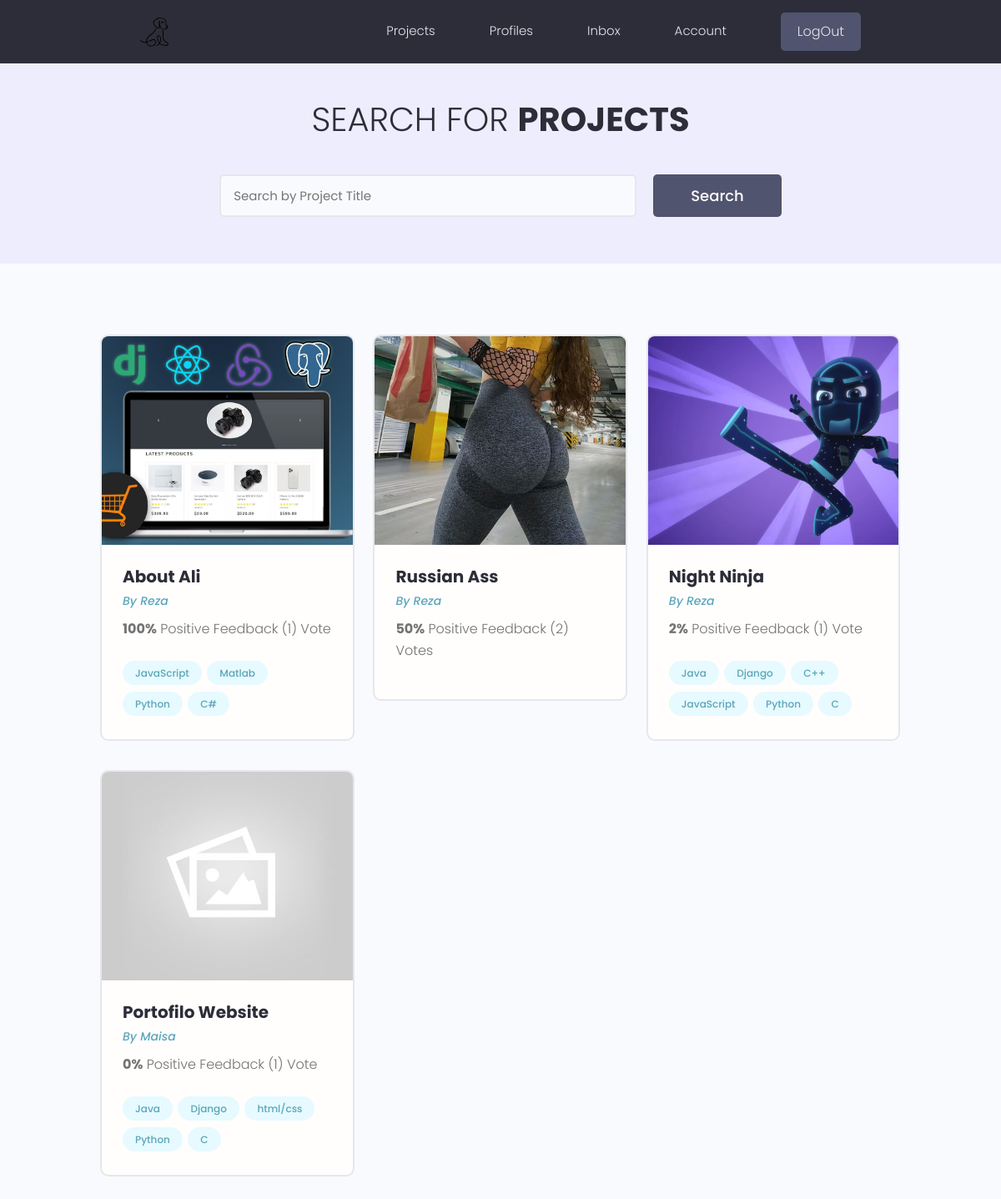
Screenshot of /project/ (signed in) with the database file from the repository.
### projects/models.py (models this page shows, shortened)
class project(models.Model):
    owner=models.ForeignKey(profile,null=True,blank=True,on_delete=models.SET_NULL)
    title=models.CharField(max_length=200)
    descriptions=models.TextField(blank=True,null=True)
    demo_link=models.CharField(max_length=2000,null=True,blank=True)
    source_link=models.CharField(max_length=2000,null=True,blank=True)
    feuchered_image=models.ImageField(null=True,blank=True,default='default.jpg')
    tags=models.ManyToManyField('Tag', blank=True)
    Vote_total=models.IntegerField(default=0,null=True,blank=True)
    Vote_ratio=models.IntegerField(default=0,null=True,blank=True)
    created=models.DateTimeField(auto_now_add=True)
    id=models.UUIDField(default=uuid.uuid4,unique=True
                        ,primary_key=True,editable=False)
    class Meta:
        ordering=['-Vote_ratio','-Vote_total','title']

class Tag(models.Model):
    name=models.CharField(max_length=200)
    id=models.UUIDField(default=uuid.uuid4,unique=True
                        ,primary_key=True,editable=False)
    def __str__(self):
        return self.name

### users/models.py (models this page shows, shortened)
class profile(models.Model):
    user=models.OneToOneField(User,on_delete=models.CASCADE,null=True,blank=True)
    first_name=models.CharField(max_length=200,blank=True,null=True)
    last_name=models.CharField(max_length=200,blank=True,null=True)
    short_bio=models.CharField(max_length=200,blank=True,null=True)
    username=models.CharField(max_length=200,blank=True,null=True)
    location=models.CharField(max_length=200,blank=True,null=True)
    bio=models.TextField(blank=True,null=True)
    profile_img=models.ImageField(null=True,upload_to='images/profiles',blank=True,default='profiles/user-default.png')
    age=models.IntegerField(default=0,null=True,blank=True)
    email=models.EmailField(max_length=500,null=True,blank=True)
    social_website=models.CharField(max_length=200,blank=True,null=True)
    social_youtube=models.CharField(max_length=200,blank=True,null=True)
    social_linkedin=models.CharField(max_length=200,blank=True,null=True)
    social_twitter=models.CharField(max_length=200,blank=True,null=True)
    social_github=models.CharField(max_length=200,blank=True,null=True)
    created=models.DateTimeField(auto_now_add=True)
    id=models.UUIDField(default=uuid.uuid4,unique=True
                        ,primary_key=True,editable=False)
    class Meta:
        ordering=['created']

### projects/views.py (the view)
# urls.py: path('project/', include('projects.urls')),
def projects(request):
    projects,search_query=searchProjects(request)
    custom_range , projects =paginatePages(request,projects,6)
    content={'projects':projects,'search_query':search_query,'custom_range':custom_range}
    return render(request, 'projects/projects.html',content)

### projects/util.py (called while the page is built)
def paginatePages(request,projects,result):
    page=request.GET.get('page')
    paginator=Paginator(projects,result)
    try:
        projects=paginator.page(page)
    except EmptyPage:
        page=paginator.page_range
        projects=paginator.page(page)
    except PageNotAnInteger:
        page=1
        projects=paginator.page(page)
    leftIndex=(int(page) - 4)
    if leftIndex<1:
        leftIndex=1
    rightIndex=(int(page) + 5)
    if rightIndex>paginator.num_pages:
        rightIndex=paginator.num_pages+1
    custom_range = range(leftIndex,rightIndex)
    return custom_range , projects

def searchProjects(request):
    search_query=''
    if request.GET.get('search_query'):
        search_query=request.GET.get('search_query')
    tags=Tag.objects.filter(name__icontains=search_query)
    projects=project.objects.distinct().filter(
        Q(title__icontains=search_query) |
        Q(descriptions__icontains=search_query)|
        Q(owner__first_name__icontains=search_query)|
        Q(tags__in=tags))
    return projects , search_query

### projects/templates/projects/projects.html (shortened to what this page needs)
{% extends 'main.html' %}
{% block content %}
<main class="Projects">
    <section class="hero-section text-center">
        <div class="container container--narrow">
            <div class="hero-section__box">
                <h2>Search for <span>Projects</span></h2>
            </div>
            <div class="hero-section__search">
                <form id='searchForm' class="form" action="{% url 'Projects' %}" method="get">
                    <div class="form__field">
                        <input class="input input--text" id="formInput#search" type="text" name="search_query"
                            placeholder="Search by Project Title" value="{{search_query}}" />
                    </div>
                    <input class="btn btn--sub btn--lg" type="submit" value="Search" />
                </form>
            </div>
        </div>
    </section>
    <section class="projectsList">
        <div class="container">
            <div class="grid grid--three">
                {% for project in projects %}
                <div class="column">
                    <div class="card project">
                        <a href="{% url 'project' project.id %}" class="project">
                            <img class="project__thumbnail" src="{{project.feuchered_image.url}}" objectfit="cover"; alt="project thumbnail" />
                            <div class="card__body">
                                <h3 class="project__title">{{project.title}}</h3>
                                <p><a class="project__author" href="{% url 'user-profiles' project.owner.id %}">By {{project.owner.first_name}}</a>
                                </p>
                                <p class="project--rating">
                                    <span style="font-weight: bold;">{{project.Vote_ratio}}%</span> Positive
                                    Feedback ({{project.Vote_total}}) Vote{{project.Vote_total|pluralize:"s"}}
                                </p>
                                <div class="project__tags">
                                    {% for tag in project.tags.all %}
                                    <span class="tag tag--pill tag--main">
                                        <small>{{tag}}</small>
                                    </span>
                                    {% endfor %}
                                </div>
                            </div>
                        </a>
                    </div>
                </div>
                {% endfor %}
            </div>
        </div>
    </section>
</main>
{% endblock content %}

### static/styles/app.css (style rules this page uses)
:root { --color-sub: #2d2d39; }
.btn--sub { background-color: var(--color-sub-light); }
.card { border: 2px solid var(--color-light); }
img { width: 100%; }
.hero-section { height: 40vh; display: flex; align-items: center; background-color: var(--color-sub); }
.hero-section__box { margin-bottom: 4rem; }
.hero-section__box > h2, .hero-section__box > h2 > span { font-size: 4rem; color: var(--color-light); line-height: 1.3; text-transform: uppercase; }
.hero-section__box > h2 { font-weight: 300; }
.hero-section__box > h2 > span { font-weight: 700; }
.hero-section__search > .form { display: flex; align-items: center; justify-content: center; gap: 2rem; }
.hero-section__search > .form input.input--text { width: 50rem; }
.project__author { font-size: 1.4rem; font-style: italic; }
.project--rating { margin-bottom: 1.6em; margin-top: .5em; }
.projects > .hero-section { background: var(--color-sub-lighter); height: 30vh; }
.projects .hero-section__box { margin-bottom: 2.5rem; }
.projects .hero-section__box > h2 { color: var(--color-sub); }
.projects .hero-section__box > h2 > span { font-weight: 700; color: var(--color-sub); }
.projectsList { margin-top: 8rem; }
.project__thumbnail { height: 25rem; object-fit: cover; object-position: top center; }
.project__title { font-size: 2rem; font-weight: 700; color: var(--color-sub); }

### static/uikit/styles/modules/_variables.css (style rules this page uses)
:root { --color-main: #5aa5b9; --color-main-light: #e6faff; --color-sub: #3f4156; --color-sub-light: #51546e; --color-sub-lighter: #ededfd; --color-text: #737373; --color-gray: #8b8b8b; --color-light: #e5e7eb; --color-light-gray: #767676; --color-bg: #f8fafd; --color-white: #fffefd; --color-white-light: #f3f3f3; --color-success: #359e64; --color-success-bg: #def8e8; --color-error: #fc4b0b; --color-error-bg: #fff2ee; --font-base: 'Poppins', arial, helvetica, 'Segoe UI', roboto, ubuntu, sans-serif; --font-monospace: 'Fira Code', 'Courier New', courier, monospace; --font-regular: 300; --font-medium: 500; --font-bold: 700; --generic-shadow: 1px 1px 5px #00000010; --generic-transition: all 0.3s ease-in-out; }

### static/uikit/styles/modules/_base.css (style rules this page uses)
* { margin: 0; padding: 0; box-sizing: border-box; text-rendering: optimizeLegibility; color: inherit; font-size: inherit; }
html { font-size: 50%; }
@media only screen and (min-width: 480px) { html { font-size: 56.25%; } }
@media only screen and (min-width: 1200px) { html { font-size: 62.5%; } }
body { line-height: 1.6; font-weight: 400; font-size: 1.5rem; color: var(--color-text); background-color: var(--color-bg); min-height: 100vh; }

### static/uikit/styles/modules/_typography.css (style rules this page uses)
* { font-family: var(--font-base); }
h2 { font-size: 3.6rem; font-weight: var(--font-bold); }
h3 { font-size: 3.2rem; font-weight: var(--font-medium); }
p, span, strong { font-size: 1.6rem; color: var(--color-text); font-weight: var(--font-regular); }
a { padding-bottom: 2px; text-decoration: none; display: inline-block; color: var(--color-main); font-weight: var(--font-medium); }

### static/uikit/styles/modules/_utilities.css (style rules this page uses)
.container { width: 92%; max-width: 165rem; margin: 0 auto; box-sizing: border-box; }
.container--narrow { width: 92%; max-width: 120rem; }
@media screen and (min-width: 1000px) { .container { width: 90%; } }
@media screen and (min-width: 1000px) { .container--narrow { width: 85%; } }
@media screen and (min-width: 1200px) { .container { width: 80%; } }
@media screen and (min-width: 1200px) { .container--narrow { width: 72%; } }
.text-center { text-align: center; }

### static/uikit/styles/modules/_button.css (style rules this page uses)
.btn { display: inline-block; position: relative; cursor: pointer; background-color: var(--color-light); font-weight: var(--font-medium); color: var(--color-sub); text-decoration: none; padding: 1rem 2rem; border-radius: 0.5rem; border: none; width: -webkit-fit-content; width: -moz-fit-content; width: fit-content; height: -webkit-fit-content; height: -moz-fit-content; height: fit-content; font-size: 1.6rem; outline-width: 0; outline-color: transparent; -webkit-backface-visibility: hidden; backface-visibility: hidden; transition: all 0.3s ease-in-out; }
.btn--sub { background-color: var(--color-sub); color: var(--color-white); }
.btn--lg { font-size: 1.8rem; padding: 1.2rem 4.5rem; }

### static/uikit/styles/modules/_card.css (style rules this page uses)
.card { border-radius: 1rem; background-color: var(--color-white); border: 1.5px solid var(--color-light); width: auto; height: auto; margin-top: 0.5rem; margin-bottom: 0.5rem; overflow: hidden; }
.card__body, .card__header { padding: 2rem 2.5rem; }

### rows the page displays
project: feuchered_image (picture), title "About Ali", owner.first_name "Reza", Vote_ratio "100", Vote_total "1"
Tag: name "JavaScript"
Tag: name "Matlab"
Tag: name "Python"
Tag: name "C#"
project: feuchered_image (picture), title "Russian Ass", owner.first_name "Reza", Vote_ratio "50", Vote_total "2"
project: feuchered_image (picture), title "Night Ninja", owner.first_name "Reza", Vote_ratio "2", Vote_total "1"
Tag: name "Java"
Tag: name "Django"
Tag: name "C++"
Tag: name "C"
project: feuchered_image (placeholder picture), title "Portofilo Website", owner.first_name "Maisa", Vote_ratio "0", Vote_total "1"
Tag: name "html/css"
